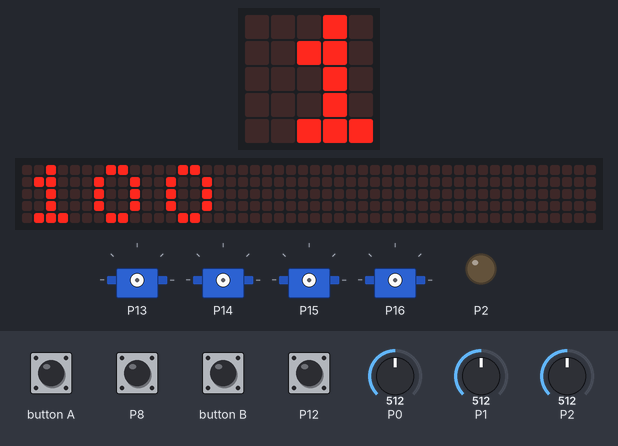
Recording of a program running on a simulated BBC micro:bit (MakeCode). Parts: the board's 5×5 LED display, a strip that is not on the board, showing the scrolling text unrolled, 4 × servo, output pins drawn as LEDs (lit = HIGH). The inputs (shaded band) are chosen by the test bench; at power-on: P2 = 512, P0 = 512, P1 = 512, P8 HIGH, P12 HIGH (analog values on the 0–1023 scale). The 48×5 strip is a reading aid, not a part: it shows the text the display is scrolling, unrolled, one strip-width of it at a time.

Above: at 4.17 s.
4.2 s: P2 set to 0
At 7.4 s:
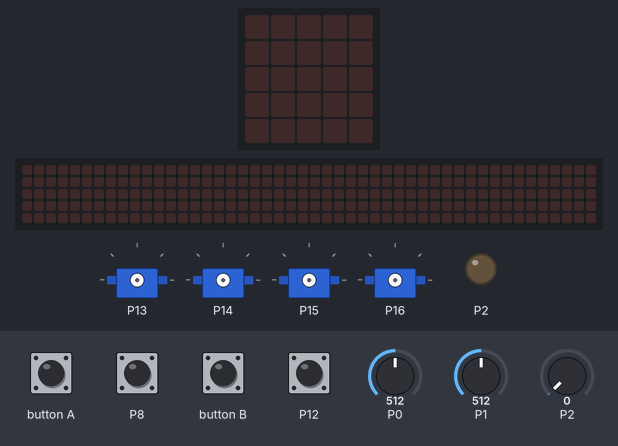
11.6 s: P0 set to 0
At 13.2 s:
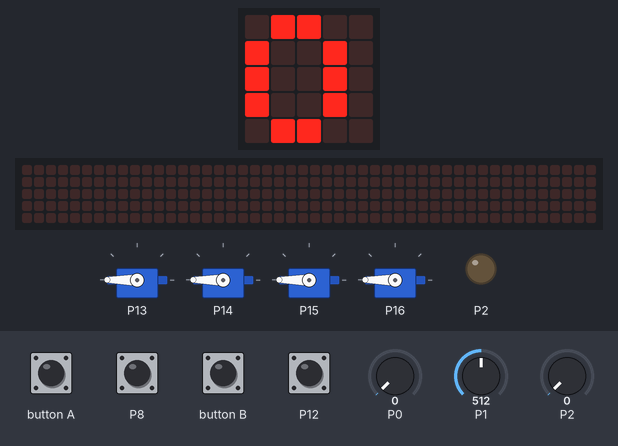
At 17.24 s:
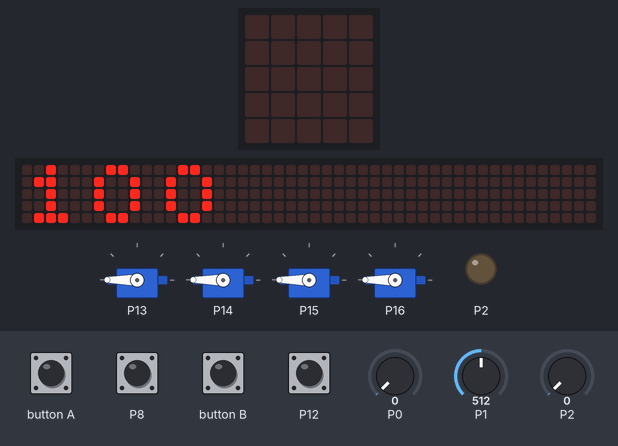
Timing chart, 0 to 24.7 s (numbered marks = the images above; inputs shaded):
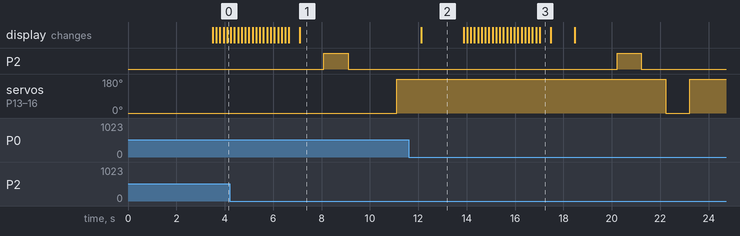

Measured:
- after the input at 11.6 s, the display: first differs from a run without the input after 2.3 s (image 3 shows a later state)
- what the display in image 2 shows lasts 1.8 s, from 12.1 s to 13.9 s
- what the display in image 3 shows lasts 0.5 s, from 17.0 s to 17.5 s

The program:

main.ts
```typescript
/*
* This extension library was developed by the SIYEENOVE team.
* Date: March 28, 2022
*/
//% weight=11 color=#00B0FF block="mJoystick" blockId="mJoystick" icon="\uf085"
namespace mJoystick {
    export enum Axle{
        //%block="x-axle"
        X = 0,
        //%block="y-axle"
        Y = 1
    }

    export enum Button {
        //%block="A"
        A = 0,
        //%block="B"
        B = 1,
        //%block="C"
        C = 2,
        //%block="D"
        D = 3
    }

    export enum MotorState {
        //%block="ON"
        ON = 1,
        //%block="OFF"
        OFF = 0
    }

    export enum Servo {
        //%block="servo-1"
        Servo1 = 1,
        //%block="servo-2"
        Servo2 = 2,
        //%block="servo-3"
        Servo3 = 3,
        //%block="servo-4"
        Servo4 = 4,
        //%block="all servos"
        AllServo = 5
    }

    function buttonPullUp(){
        pins.setPull(DigitalPin.P5, PinPullMode.PullUp);    // A
        pins.setPull(DigitalPin.P11, PinPullMode.PullUp);   // B
        pins.setPull(DigitalPin.P12, PinPullMode.PullUp);   // C
        pins.setPull(DigitalPin.P8, PinPullMode.PullUp);    // D
    }

    /**
     * This function runs in the background all the time to read the value
     * of button.
     * P5 is used for button A.  P11 is used for button B.
     * P12 is used for button C. P8 is used for button D.
     */
    //% group="Button"
    //% weight=140
    //% block="on button %button pressed"
    export function buttonCallBack(button: Button, handler: () => void) {
        //handler is the functional argument to the buttonCallback function and is the block
        //to be executed inside the buttonCallback function generation block.

        let isPressedA = false;
        let isPressedB = false;
        let isPressedC = false;
        let isPressedD = false;

        buttonPullUp();

        //A trigger event is registered, and handler is the function to execute to trigger the event.
        if (button == Button.A)
            control.onEvent(98, 3500, handler);
        if (button == Button.B)
            control.onEvent(97, 3500, handler);
        if (button == Button.C)
            control.onEvent(96, 3500, handler);
        if (button == Button.D)
            control.onEvent(95, 3500, handler);

        control.inBackground(() => {
            while (true) {
                if (button == Button.A) {
                    if ((pins.digitalReadPin(DigitalPin.P5) == 0) && (isPressedA == false)){
                        //Fires the event registered above（control.onEvent（））
                        control.raiseEvent(98, 3500, EventCreationMode.CreateAndFire);
                        isPressedA = true;
                    }
                    if (pins.digitalReadPin(DigitalPin.P5) == 1) {
                        isPressedA = false;
                    }
                }
                if (button == Button.B) {
                    if ((pins.digitalReadPin(DigitalPin.P11) == 0) && (isPressedB == false)) {
                        //Fires the event registered above（control.onEvent（））
                        control.raiseEvent(97, 3500, EventCreationMode.CreateAndFire);
                        isPressedB = true;
                    }
                    if (pins.digitalReadPin(DigitalPin.P11) == 1) {
                        isPressedB = false;
                    }
                }
                if (button == Button.C) {
                    if ((pins.digitalReadPin(DigitalPin.P12) == 0) && (isPressedC == false)) {
                        //Fires the event registered above（control.onEvent（））
                        control.raiseEvent(96, 3500, EventCreationMode.CreateAndFire);
                        isPressedC = true;
                    }
                    if (pins.digitalReadPin(DigitalPin.P12) == 1) {
                        isPressedC = false;
                    }
                }
                if (button == Button.D) {
                    if ((pins.digitalReadPin(DigitalPin.P8) == 0) && (isPressedD == false)) {
                        //Fires the event registered above（control.onEvent（））
                        control.raiseEvent(95, 3500, EventCreationMode.CreateAndFire);
                        isPressedD = true;
                    }
                    if (pins.digitalReadPin(DigitalPin.P8) == 1) {
                        isPressedD = false;
                    }
                }
                basic.pause(20);
            }
        })
    }

    /**
     * Read mJoystick button values.
     * P5 is used for button A.  P11 is used for button B.
     * P12 is used for button C. P8 is used for button D.
     * Return 0 or 1
     */
    //% group="Button"
    //% block="digital read button %button"
    //% weight=130
    export function buttonValue(button: Button): number {
        let value = 0;
        buttonPullUp();
        if (button == Button.A) {
            value = pins.digitalReadPin(DigitalPin.P5);
        }
        if (button == Button.B) {
            value = pins.digitalReadPin(DigitalPin.P11);
        }
        if (button == Button.C) {
            value = pins.digitalReadPin(DigitalPin.P12);
        }
        if (button == Button.D) {
            value = pins.digitalReadPin(DigitalPin.P8);
        }
        return value;
    }

    /**
     * Determine whether a button is pressed.
     * P5 is used for button A.  P11 is used for button B.
     * P12 is used for button C. P8 is used for button D.
     * Return true or false
     */
    //% group="Button"
    //% block="button %button is pressed"
    //% weight=130
    export function buttonIsPressed(button: Button): boolean {
        let value = 0;
        buttonPullUp();
        if (button == Button.A) {
            value = pins.digitalReadPin(DigitalPin.P5);
        }
        if (button == Button.B) {
            value = pins.digitalReadPin(DigitalPin.P11);
        }
        if (button == Button.C) {
            value = pins.digitalReadPin(DigitalPin.P12);
        }
        if (button == Button.D) {
            value = pins.digitalReadPin(DigitalPin.P8);
        }
        return value == 0;
    }

    /**
     * Read the X-axis and Y-axis values of the joystick.
     * P0 is used for X-axis.  P1 is used for Y-axis.
     * Return value: -100 -- +100
     */
    //% group="Joystick"
    //% block="read %axle"
    //% weight=120
    export function joystickValue(axle: Axle): number {
        let value = 0;
        if (axle == Axle.X){
            value = pins.analogReadPin(AnalogPin.P1);
            value = Math.map(value, 0, 1023, 100, -100);
        }
        if (axle == Axle.Y){
            value = pins.analogReadPin(AnalogPin.P0);
            value = Math.map(value, 0, 1023, 100, -100);
        }
        return Math.round(value);
    }

    /**
     * Turn on or off the vibration motor, which uses P2.
     * @param state - ON or OFF.
     */
    //% group="Vibration motor"
    //% weight=110
    //% block="set vibration motor %state"
    export function vibrationMotor(state: MotorState): void {
        if(state == MotorState.ON){
            pins.digitalWritePin(DigitalPin.P2, 1);
        }else{
            pins.digitalWritePin(DigitalPin.P2, 0);
        }
    }

    /**
     * To read the battery voltage level, it uses P2.
     * Return 0--100%
     */
    //% group="Battery"
    //% weight=100
    //% block="read 4 AA batteries"
    export function batteryLevel(): number {
        let batLevel = Math.round(pins.analogReadPin(AnalogPin.P2));
        if (batLevel > 310) {  // 310=6V/6/0.0032226, 100%
            batLevel = 310;
        }
        if (batLevel < 232) {  // 232=4.5V/6/0.0032226, 0%
            batLevel = 232;
        }
        batLevel = Math.map(batLevel, 232, 310, 0, 100);
        return Math.round(batLevel);
    }

    /**
     * Set the servo Angle.
     * P13 is used for servo1. P14 is used for servo2.
     * P15 is used for servo3. P16 is used for servo4.
     */
    //% group="Servo"
    //% weight=90
    //% block="set %servo to %angle °"
    //% angle.min=0 angle.max=180
    //% angle.defl=0
    export function servo(servo : Servo, angle : number): void {
        if (servo == Servo.Servo1 || servo == Servo.AllServo){
            pins.servoWritePin(AnalogPin.P13, angle)
        }
        if (servo == Servo.Servo2 || servo == Servo.AllServo) {
            pins.servoWritePin(AnalogPin.P14, angle)
        }
        if (servo == Servo.Servo3 || servo == Servo.AllServo) {
            pins.servoWritePin(AnalogPin.P15, angle)
        }
        if (servo == Servo.Servo4 || servo == Servo.AllServo) {
            pins.servoWritePin(AnalogPin.P16, angle)
        }
    }

    /**
     * Set the servo pulse.
     * P13 is used for servo1. P14 is used for servo2.
     * P15 is used for servo3. P16 is used for servo4.
     */
    //% group="Servo"
    //% weight=89
    //% block="set %servo pulse to(us) %us"
    //% us.defl=0
    export function servoPluse(servo: Servo, us: number): void {
        if (servo == Servo.Servo1 || servo == Servo.AllServo) {
            pins.servoSetPulse(AnalogPin.P13, us)
        }
        if (servo == Servo.Servo2 || servo == Servo.AllServo) {
            pins.servoSetPulse(AnalogPin.P14, us)
        }
        if (servo == Servo.Servo3 || servo == Servo.AllServo) {
            pins.servoSetPulse(AnalogPin.P15, us)
        }
        if (servo == Servo.Servo4 || servo == Servo.AllServo) {
            pins.servoSetPulse(AnalogPin.P16, us)
        }
    }
}
```

test.ts
```typescript
// tests go here; this will not be compiled when this package is used as an extension.

// Read the value of the key D in the background.
mJoystick.buttonCallBack(mJoystick.Button.D, function () {
    // Determine whether the key D has been pressed.
    if (mJoystick.buttonIsPressed(mJoystick.Button.D)) {
        // Displays the value of the key D
        basic.showNumber(mJoystick.buttonValue(mJoystick.Button.D))
        basic.pause(1000)
    }
})

// Read the value of the key C in the background.
mJoystick.buttonCallBack(mJoystick.Button.C, function () {
    // Determine whether the key C has been pressed.
    if (mJoystick.buttonIsPressed(mJoystick.Button.C)) {
        // Displays the value of the key C
        basic.showNumber(mJoystick.buttonValue(mJoystick.Button.C))
        basic.pause(1000)
    }
})

// Read the value of the key B in the background.
mJoystick.buttonCallBack(mJoystick.Button.B, function () {
    // Determine whether the key B has been pressed.
    if (mJoystick.buttonIsPressed(mJoystick.Button.B)) {
        // Displays the value of the key B
        basic.showNumber(mJoystick.buttonValue(mJoystick.Button.B))
        basic.pause(1000)
    }
})

// Read the value of the key A in the background.
mJoystick.buttonCallBack(mJoystick.Button.A, function () {
    // Determine whether the key A has been pressed.
    if (mJoystick.buttonIsPressed(mJoystick.Button.A)) {
        // Displays the value of the key A
        basic.showNumber(mJoystick.buttonValue(mJoystick.Button.A))
        basic.pause(1000)
    }
})

basic.forever(function () {
    // Displays the value of the joystick X-axis.
    basic.showNumber(mJoystick.joystickValue(mJoystick.Axle.X))
    basic.pause(1000)

    // Displays the value of the joystick Y-axis.
    basic.showNumber(mJoystick.joystickValue(mJoystick.Axle.Y))
    basic.pause(1000)

    // Read the power level of 4 AA batteries.
    basic.showNumber(mJoystick.batteryLevel())
    basic.pause(1000)

    // Turn on the vibration motor.
    mJoystick.vibrationMotor(mJoystick.MotorState.ON)
    basic.pause(1000)

    // Turn off the vibration motor.
    mJoystick.vibrationMotor(mJoystick.MotorState.OFF)
    basic.pause(1000)

    // Servo 1-- Servo 4 turns to 0 degrees.
    mJoystick.servo(mJoystick.Servo.Servo1, 0)
    mJoystick.servo(mJoystick.Servo.Servo2, 0)
    mJoystick.servo(mJoystick.Servo.Servo3, 0)
    mJoystick.servo(mJoystick.Servo.Servo4, 0)
    basic.pause(1000)

    // Servo 1-- Servo 4 turns to 180 degrees.
    mJoystick.servo(mJoystick.Servo.Servo1, 180)
    mJoystick.servo(mJoystick.Servo.Servo2, 180)
    mJoystick.servo(mJoystick.Servo.Servo3, 180)
    mJoystick.servo(mJoystick.Servo.Servo4, 180)
    basic.pause(1000)
})
```
